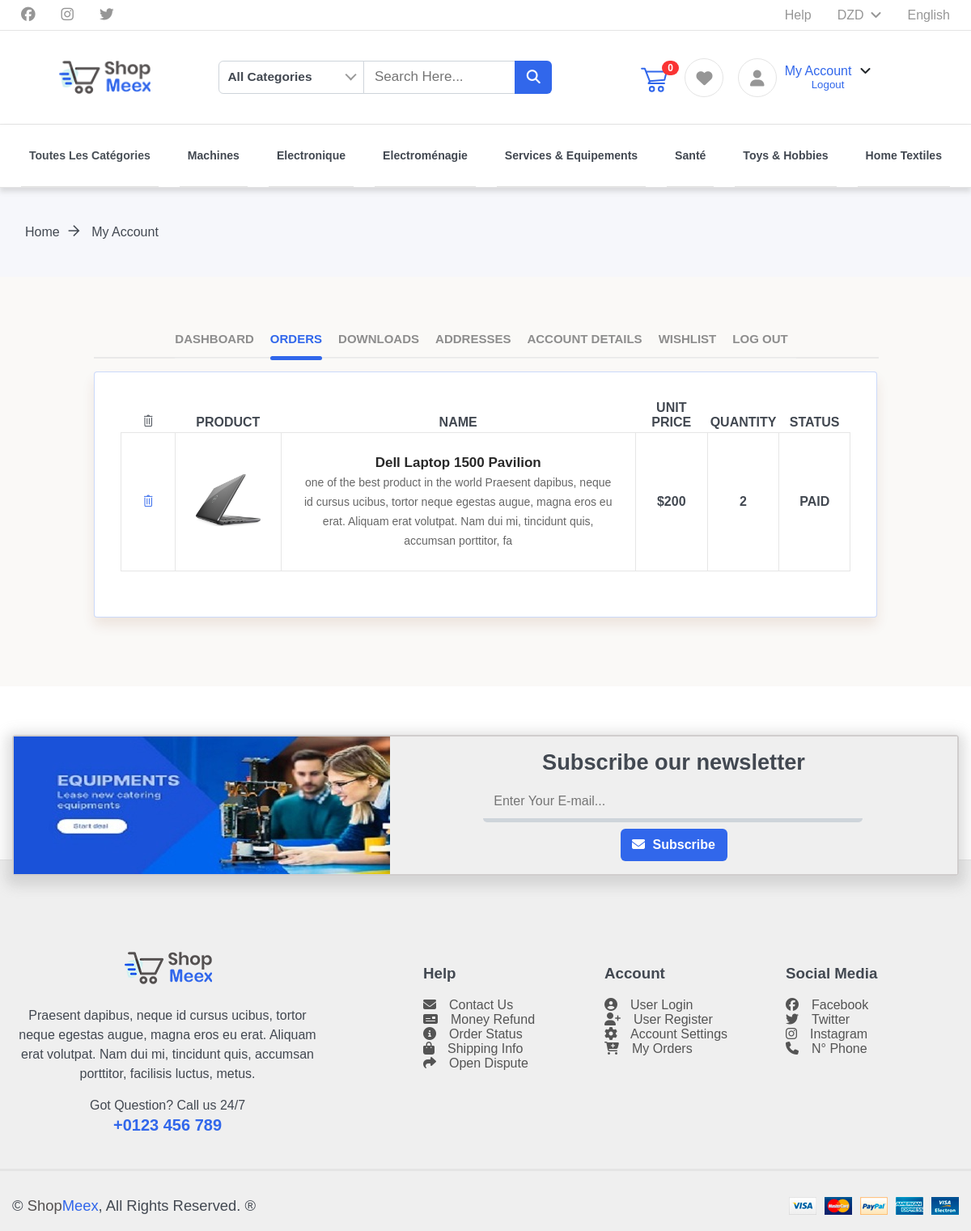
The page /customer/my_orders.php (signed in) on the database as committed earlier.
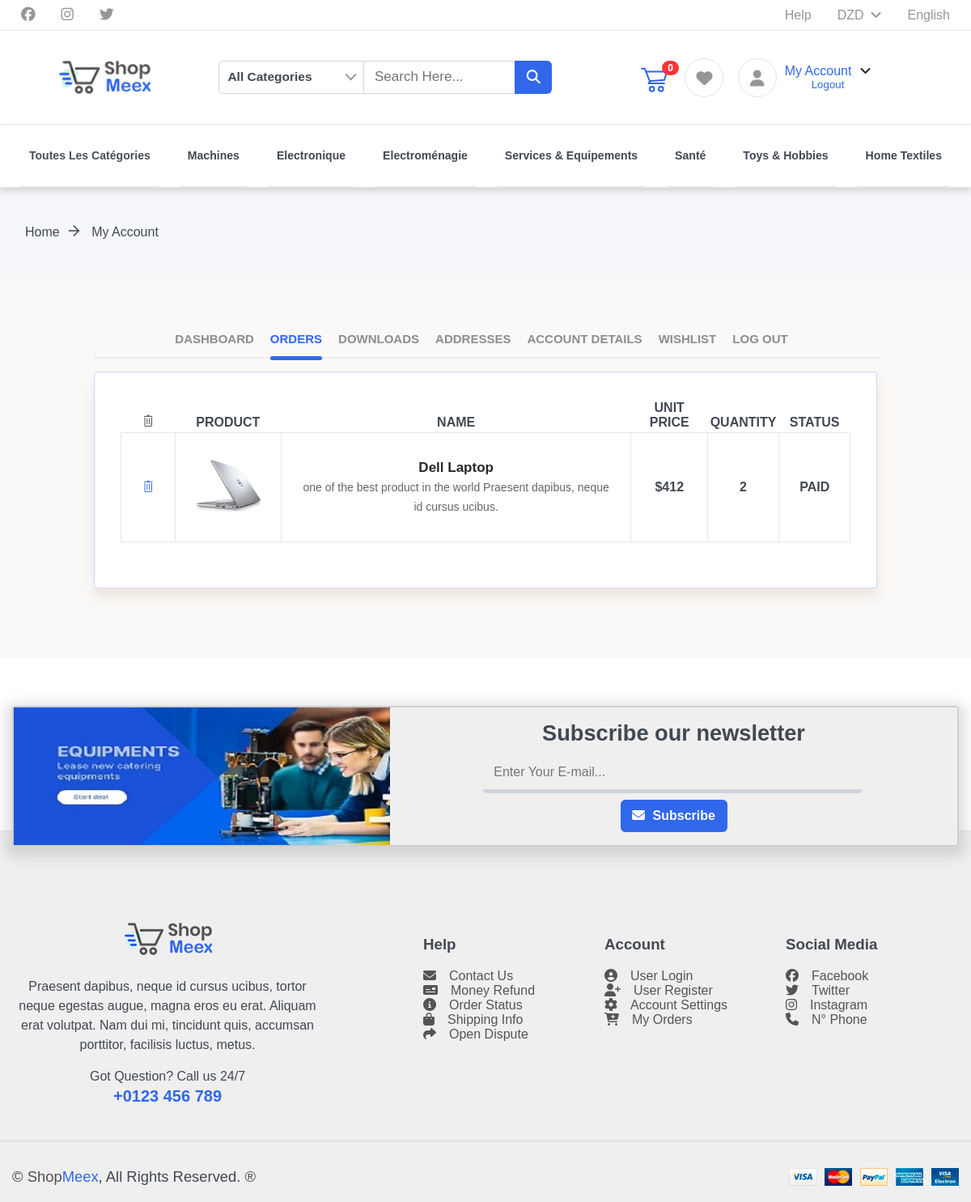
The same page on the database as committed later.
### tables this page shows
CREATE TABLE `orders` (
  `id` int(11) NOT NULL,
  `user_id` int(11) NOT NULL,
  `product_id` int(11) NOT NULL,
  `quantity` int(11) NOT NULL
);

CREATE TABLE `products` (
  `id` int(11) NOT NULL,
  `category_id` int(11) NOT NULL,
  `name` text NOT NULL,
  `description` varchar(200) NOT NULL,
  `weight` double NOT NULL,
  `dimensions` varchar(10) NOT NULL,
  `price` double NOT NULL,
  `slug` varchar(200) NOT NULL,
  `colors` varchar(50) NOT NULL,
  `owner_id` int(11) NOT NULL,
  `model` varchar(50) NOT NULL,
  `photo` varchar(200) NOT NULL DEFAULT '12-1.jpg',
  `photo1` varchar(200) NOT NULL DEFAULT '12-1.jpg',
  `photo2` varchar(200) NOT NULL DEFAULT '12-1.jpg',
  `date_view` date NOT NULL,
  `counter` int(11) NOT NULL,
  `sold_cmp` int(11) NOT NULL,
  `total_rating` int(10) NOT NULL,
  `quantity` int(11) NOT NULL,
  `publication_date` datetime DEFAULT current_timestamp() ON UPDATE current_timestamp()
);

### customer/my_orders.php (the view, shortened to what the changed rows need)
<?php
    include 'includes/session.php';
    if(isset($_SESSION["loggedin"]) && $_SESSION["loggedin"] === true) {
        $getUser = $db->prepare("SELECT * FROM users WHERE email = ?");
        $getUser->execute(array($_SESSION["email"]));
        $info = $getUser->fetch();
        $customer_id = $info['id'];
        $getorders = $db->prepare("SELECT * FROM orders WHERE user_id = ?");
        $getorders->execute(array($customer_id));
        $infoo = $getorders->fetch();
        if (!empty($infoo))
            $c=true;
        else
            $c=false;
    }
     else
        header('location:login.php');
?>
<!DOCTYPE html>
<html>
<head>
    <?php include 'includes/header.php'; ?>
    <div class="user-dashboard">
        <div class="container">
            <div class="wrapper">
                <div class="tabs-wrapper">
                    <?php if ($c==true){
                             echo '
                             <div class="paneltbs panel-2" id="orders" style=""><table class="shopping-cart">
                            <thead>
                                <tr class="main-heading">
                                    <th class="text-center" style="padding-left: 1.5rem;padding-right: 1.5rem"><i class="ti-trash remove-icon"></i></th>
                                    <th>PRODUCT</th>
                                    <th>NAME</th>
                                    <th class="text-center">UNIT PRICE</th>
                                    <th class="text-center">QUANTITY</th>
                                    <th class="text-center">STATUS</th>
                                </tr>
                            </thead>
                            <tbody>';
                                     $stmt = $db->prepare("SELECT *,orders.quantity as oq FROM orders LEFT JOIN products ON products.id=orders.product_id  WHERE user_id=:user_id");
                                        $stmt->execute(['user_id'=>$customer_id]);
                                        foreach($stmt as $row) {
                                echo '<tr>
                                    <td class="action" data-title="Remove"><a href="#" id="remove-product" rel="'.$row['product_id'].'" class="order_delete"   ><i class="ti-trash remove-icon"></i></a></td>
                                    <td class="image" data-title="No"><img src="../images/items/'.$row['photo'].' "alt="#"></td>
                                    <td class="product-des" data-title="Description">
                                        <p class="product-name"><a href="../product.php?product='.$row['slug'].'">'. $row['name'].'</a></p>
                                        <p class="product-des">'. $row['description'].'</p>
                                    </td>
                                    <td class="prix" data-title="Price"><span>$'. $row['price'].'<span class="unit-price"></span></span>
                                    </td>
                                    <td class="prix" data-title="Quantity">
                                        <span>'.$row['oq'].'</span>
                                    </td>
                                    <td class="prix" data-title="Status">
                                        <span>PAID</span>
                                    </td>';
                            } echo '</tbody>
                        </table></div>';}
                            else
                                echo  '<div class="paneltbs panel-2" id="orders" style="">
                        <div class="alert-message"><a href="../product.php">Browse products </a>No order has been made yet.</div>
                    </div>'; ?>
                </div>
            </div>
        </div>
    </div>
</body>
</html>

Rows that differ between the two databases and show on the page:
changed through a linked row, orders: product.photo: a different picture; product.name "Dell Laptop 1500 Pavilion" → "Dell Laptop"; product.description "…dapibus, neque id cursus ucibus, tortor neque egestas augue, magna eros eu erat. Aliquam erat volutpat. Nam dui mi, tincidunt quis, accumsan porttitor, fa" → "one of the best product in the world Praesent dapibus, neque id cursus ucibus."; product.price "200" → "412"
